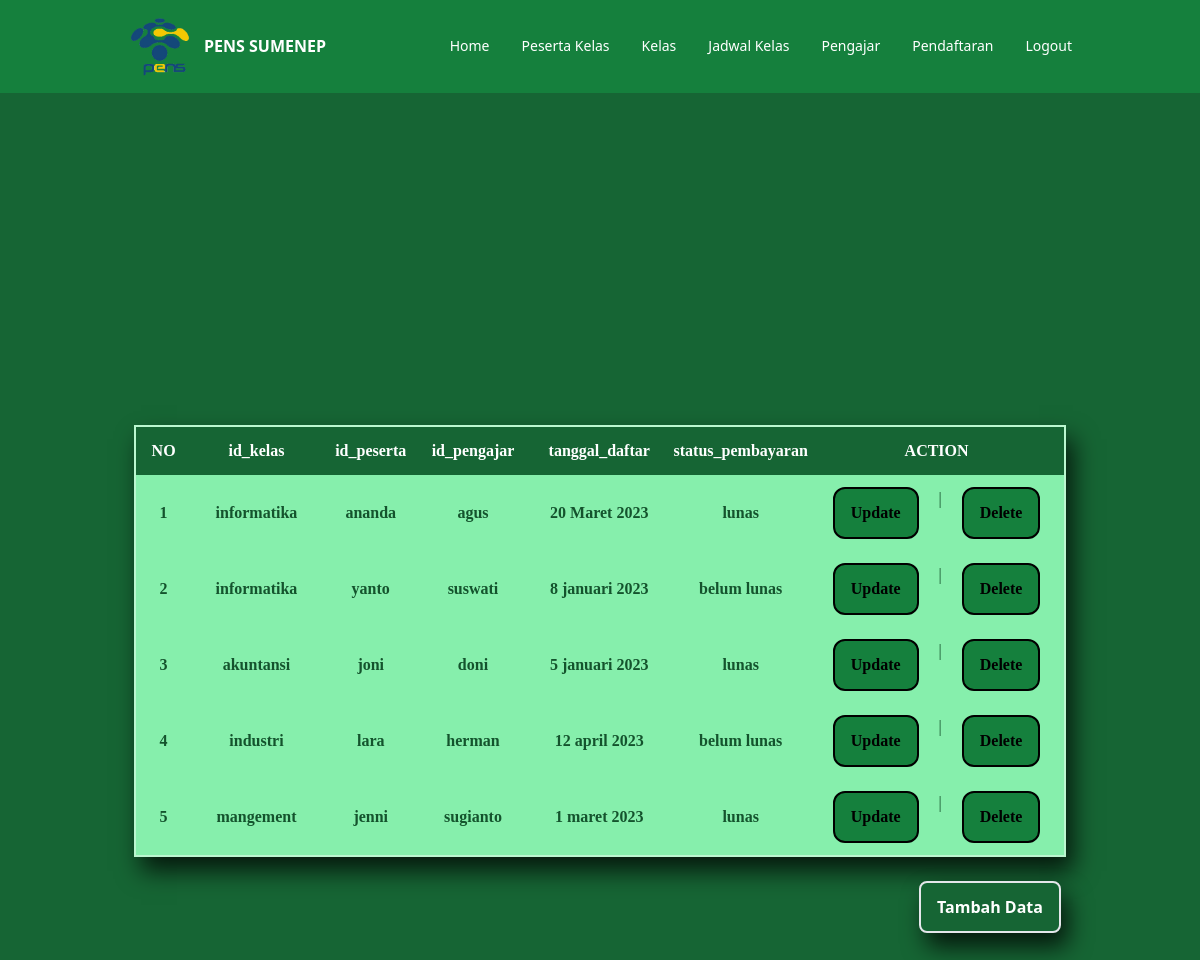
Screenshot of /pendaftaran.php (signed in) with the database file from the repository.
### tables this page shows
CREATE TABLE `pendaftaran` (
  `id_pendaftaran` int(11) NOT NULL,
  `id_kelas` int(11) DEFAULT NULL,
  `id_peserta` int(11) DEFAULT NULL,
  `id_pengajar` int(11) DEFAULT NULL,
  `tanggal_daftar` varchar(20) DEFAULT NULL,
  `status_pembayaran` varchar(255) DEFAULT NULL
);

CREATE TABLE `kelas` (
  `id_kelas` int(11) NOT NULL,
  `nama_kelas` varchar(255) DEFAULT NULL
);

CREATE TABLE `peserta_kelas` (
  `id_peserta` int(11) NOT NULL,
  `nama_peserta` varchar(255) DEFAULT NULL,
  `alamat_peserta` varchar(255) DEFAULT NULL,
  `no_tlep_peserta` int(11) DEFAULT NULL,
  `email_peserta` varchar(255) DEFAULT NULL
);

CREATE TABLE `pengajar` (
  `id_pengajar` int(11) NOT NULL,
  `nama_pengajar` varchar(255) DEFAULT NULL,
  `alamat_pengajar` varchar(255) DEFAULT NULL,
  `no_telp_pengajar` int(11) DEFAULT NULL,
  `email_pengajar` varchar(255) DEFAULT NULL
);

### pendaftaran.php (the view, shortened to what this page needs)
 <?php
    require './controllers/function_pendaftaran.php';
    $mahasiswa = mysqli_query($connection, "SELECT * FROM pendaftaran JOIN kelas ON pendaftaran.id_kelas = kelas.id_kelas JOIN peserta_kelas ON pendaftaran.id_peserta = peserta_kelas.id_peserta JOIN pengajar ON pendaftaran.id_pengajar = pengajar.id_pengajar");
    ?>
 <!doctype html>
 <html>
 <head>
     <link href="/dist/output.css" rel="stylesheet">
     <script src="https://cdn.tailwindcss.com"></script>
 </head>
 <body class="bg-gradient-to-r from-green-200 to-green-400">
     <nav class="py-4 text-white bg-green-700">
         <div class="container flex flex-wrap items-center justify-between mx-auto">
             <a href="" class="flex items-center gap-3 font-semibold h-max">
                 <img src="images/logo-pens.png" alt="" class="w-16 ml-10">
                 PENS SUMENEP
             </a>
             <div class="hidden w-full mr-10 md:block md:w-auto" id="mobile-menu">
                 <ul class="flex flex-col mt-4 md:flex-row md:space-x-8 md:mt-0 md:text-sm md:font-medium">
                     <li>
                         <a href="home.php" class="block py-2 pl-3 pr-4 text-white bg-blue-700 rounded md:bg-transparent md:p-0 focus:outline-none" aria-current="page">Home</a>
                     </li>
                     <li>
                         <a href="peserta_kelas.php" class="block py-2 pl-3 pr-4 text-white bg-blue-700 rounded md:bg-transparent md:p-0 focus:outline-none" aria-current="page">Peserta Kelas</a>
                     </li>
                     <li>
                         <a href="kelas.php" class="block py-2 pl-3 pr-4 text-white bg-blue-700 rounded md:bg-transparent md:p-0 focus:outline-none" aria-current="page">Kelas</a>
                     </li>
                     <li>
                         <a href="jadwal_kelas.php" class="block py-2 pl-3 pr-4 text-white border-b border-gray-100 hover:bg-gray-50 md:hover:bg-transparent md:border-0 md:hover:text-blue-700 md:p-0">Jadwal Kelas</a>
                     </li>
                     <li>
                         <a href="pengajar.php" class="block py-2 pl-3 pr-4 text-white border-b border-gray-100 hover:bg-gray-50 md:hover:bg-transparent md:border-0 md:hover:text-blue-700 md:p-0">Pengajar</a>
                     </li>
                     <li>
                         <a href="pendaftaran.php" class="block py-2 pl-3 pr-4 text-white border-b border-gray-100 hover:bg-gray-50 md:hover:bg-transparent md:border-0 md:hover:text-blue-700 md:p-0">Pendaftaran</a>
                     </li>
                     <li>
                         <a href="controllers/logout.php" class="block py-2 pl-3 pr-4 text-white border-b border-gray-100 hover:bg-gray-50 md:hover:bg-transparent md:border-0 md:hover:text-blue-700 md:p-0">Logout</a>
                     </li>
                 </ul>
             </div>
         </div>
     </nav>
     <div class="flex flex-col items-center justify-center h-screen bg-green-800 ">
         <table class="shadow-2xl font-[Poppins] border-2 border-green-200 max-w-7xl/12" style="box-shadow: 7px 14px 23px 0px rgba(0,0,0,0.75);
-webkit-box-shadow: 7px 14px 23px 0px rgba(0,0,0,0.75);
-moz-box-shadow: 7px 14px 23px 0px rgba(0,0,0,0.75);">
             <thead class="text-white">
                 <tr>
                     <th class="py-3 bg-green-800">NO</th>
                     <th class="py-3 bg-green-800">id_kelas</th>
                     <th class="py-3 bg-green-800">id_peserta</th>
                     <th class="py-3 bg-green-800">id_pengajar</th>
                     <th class="py-3 bg-green-800">tanggal_daftar</th>
                     <th class="py-3 bg-green-800">status_pembayaran</th>
                     <th class="py-3 bg-green-800">ACTION</th>
                 </tr>
             <tbody class="text-center text-green-900">
                 <?php $i = 1; ?>
                 <?php foreach ($mahasiswa as $mhs) : ?>
                     <tr class="duration-300 cursor-pointer bg-green-300">
                         <td class="px-6 py-3 font-semibold"> <?= $i; ?> </td>
                         <td class="px-6 py-3 font-semibold"> <?= $mhs["nama_kelas"]; ?> </td>
                         <td class="px-6 py-3 font-semibold"> <?= $mhs["nama_peserta"]; ?> </td>
                         <td class="px-6 py-3 font-semibold"> <?= $mhs["nama_pengajar"]; ?> </td>
                         <td class="px-6 py-3 font-semibold"> <?= $mhs["tanggal_daftar"]; ?> </td>
                         <td class="px-6 py-3 font-semibold"> <?= $mhs["status_pembayaran"]; ?> </td>
                         <td class="flex justify-center gap-5 px-6 py-3">
                             <a href="./pendaftaran/updatependaftaran.php?id=<?= $mhs["id_pendaftaran"]; ?> " class="px-4 py-3 font-semibold text-black border-2 border-black bg-green-700 rounded-xl">Update</a> |
                             <a href="./pendaftaran/deletependaftaran.php?id=<?= $mhs["id_pendaftaran"]; ?> " onclick="return confirm('yakin?');" class="px-4 py-3 font-semibold text-black border-2 border-black bg-green-700 rounded-xl">Delete</a>
                         </td>
                     </tr>
                     <?php $i++; ?>
                 <?php endforeach; ?>
             </tbody>
             </thead>
         </table>
         <button type="text" class=" bg-green-800 hover:bg-indigo-400 focus:bg-indigo-400 text-white font-semibold rounded-lg px-4 py-3 mt-6 ml-[780px] border-2 " style="box-shadow: 7px 14px 23px 0px rgba(0,0,0,0.75);
-webkit-box-shadow: 7px 14px 23px 0px rgba(0,0,0,0.75);
-moz-box-shadow: 7px 14px 23px 0px rgba(0,0,0,0.75);"> <a href="./pendaftaran/creatependaftaran.php">Tambah Data</a> </button>
     </div>
 </body>
 </html>

### rows the page displays
pendaftaran: id_kelas.nama_kelas "informatika", id_peserta.nama_peserta "ananda", id_pengajar.nama_pengajar "agus", tanggal_daftar "20 Maret 2023", status_pembayaran "lunas"
pendaftaran: id_kelas.nama_kelas "informatika", id_peserta.nama_peserta "yanto", id_pengajar.nama_pengajar "suswati", tanggal_daftar "8 januari 2023", status_pembayaran "belum lunas"
pendaftaran: id_kelas.nama_kelas "akuntansi", id_peserta.nama_peserta "joni", id_pengajar.nama_pengajar "doni", tanggal_daftar "5 januari 2023", status_pembayaran "lunas"
pendaftaran: id_kelas.nama_kelas "industri", id_peserta.nama_peserta "lara", id_pengajar.nama_pengajar "herman", tanggal_daftar "12 april 2023", status_pembayaran "belum lunas"
pendaftaran: id_kelas.nama_kelas "mangement", id_peserta.nama_peserta "jenni", id_pengajar.nama_pengajar "sugianto", tanggal_daftar "1 maret 2023", status_pembayaran "lunas"
